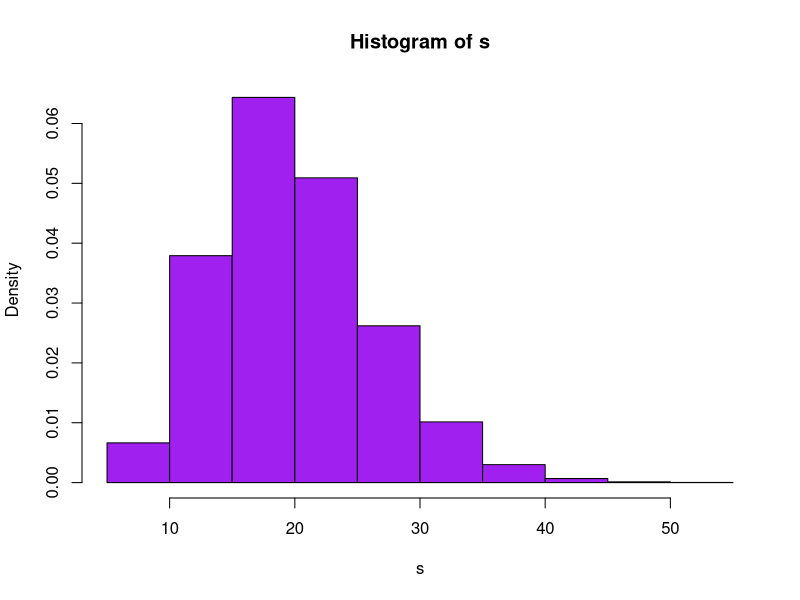

The R script that drew this image: (Note: this script raises an error after producing the figure.)
#Part a
#ii
#using chi- sqaured to calculate P(7<= S <= 13) n= 20 so E(S) = 20 and var (S) = 40
#cumulative dist
pchisq(13, df = 20, lower.tail = TRUE) - pchisq(7, df = 20, lower.tail = TRUE)


#Part b
#i
x <- rchisq(20, df = 20 )
sum(x)
mean(x)
var(x)

#ii
s <- rchisq(10000, df = 20)
sum(s)
mean(s)
var(s)

#iv plot empirical density histogram of s and compare to theoretical densoty function
hist(s, freq = FALSE, col = "purple")
points(pchisq(10000, df = 20), pch =19, col = "black")
#legend("topleft", ("empirical","theoretical"))




#v
empirical_s <- ecdf(s)
empirical_s(pchisq(13)) - empirical_s(7)
